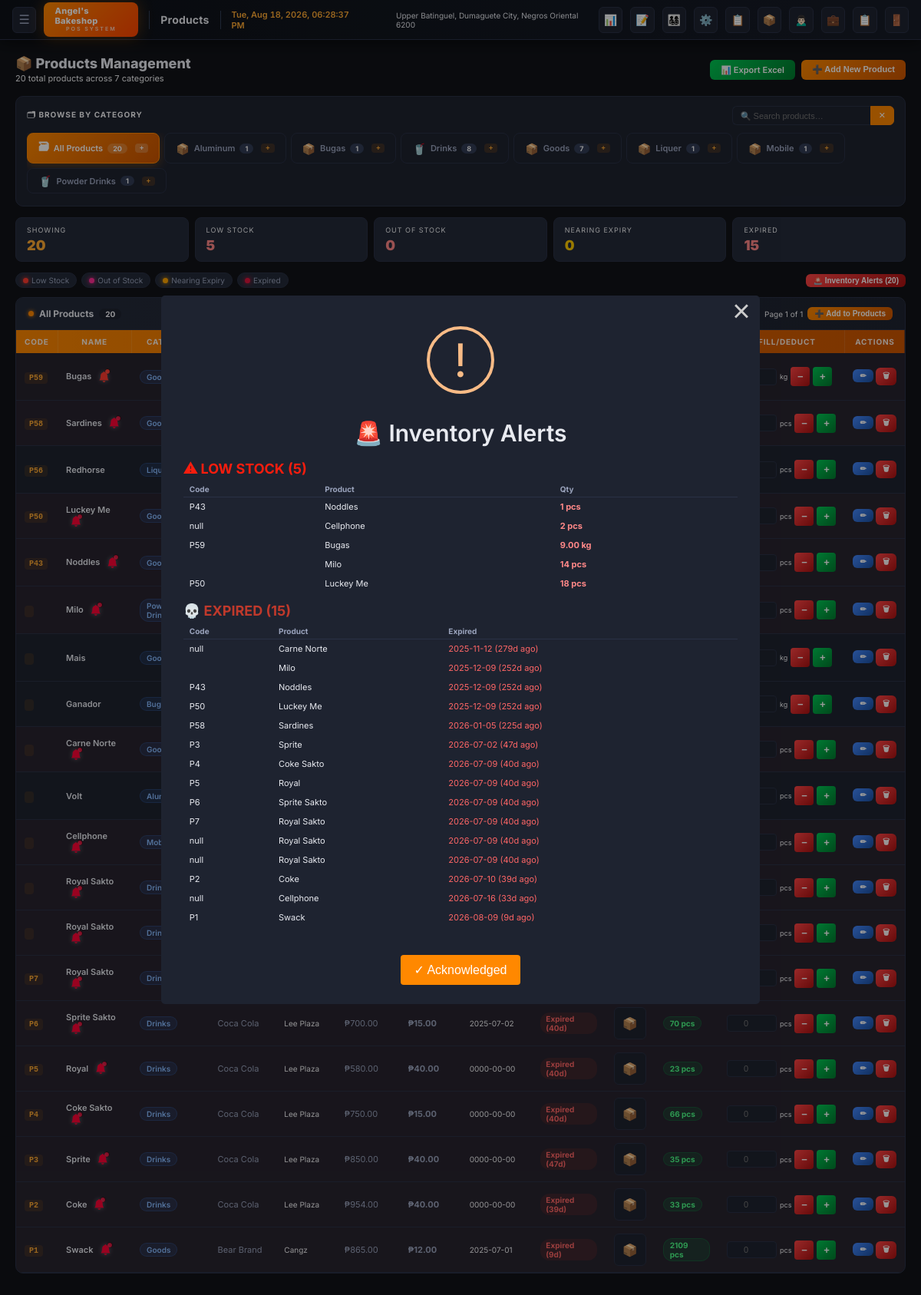
Page /product/product.php (signed in) on the earlier database version.
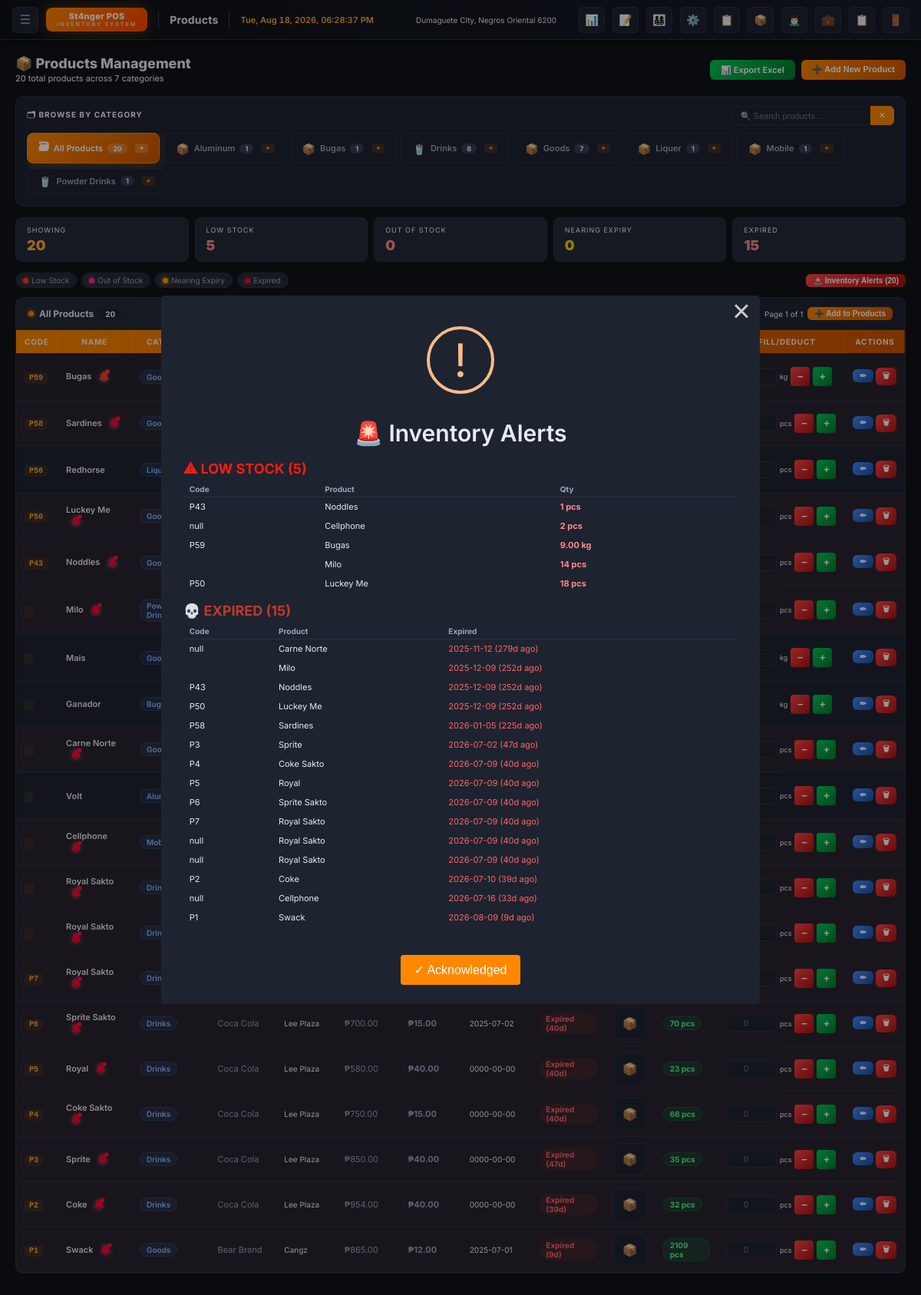
Same page on the later database version.
### tables this page shows
CREATE TABLE `products` (
  `id` int(11) NOT NULL,
  `code` varchar(100) DEFAULT NULL,
  `name` varchar(255) DEFAULT NULL,
  `category` varchar(100) DEFAULT NULL,
  `price` decimal(10,2) DEFAULT NULL,
  `brand` varchar(100) DEFAULT NULL,
  `seller_store` varchar(100) DEFAULT NULL,
  `expiry_date` varchar(10) DEFAULT NULL,
  `purchase_date` date DEFAULT NULL,
  `pieces` int(11) DEFAULT 0,
  `kg` decimal(10,2) DEFAULT NULL,
  `measurement_type` varchar(50) DEFAULT NULL,
  `purchase_price` decimal(10,2) DEFAULT NULL,
  `image_path` varchar(255) DEFAULT NULL,
  `date_added` datetime DEFAULT current_timestamp()
);

### product/product.php (the view, shortened to what the changed rows need)
<?php
$pageTitle = 'Products';
require_once __DIR__ . '/../include/admin_header.php';
$today   = date('Y-m-d');
$page      = max(1,(int)($_GET['page']??1));
$limit     = 20;
$offset    = ($page-1)*$limit;
$whereClause = "";
$result      = $conn->query("SELECT * FROM products $whereClause ORDER BY id DESC LIMIT $limit OFFSET $offset");
?>
<div class="main" id="mainContent">
  <div class="page-hero">
    <div>
      <h2>📦 Products Management</h2>
    </div>
  </div>
  <div class="panel">
    <div style="padding:0;">
      <div class="tbl-wrap">
        <table class="data-tbl" id="productTable">
          <thead>
            <tr>
              <th>Code</th><th>Name</th><th>Category</th><th>Brand</th>
              <th>Seller</th><th>Capital</th><th>Price</th>
              <th>Purchased</th><th>Expiry</th><th>Image</th>
              <th>Stock</th><th>Refill/Deduct</th><th>Actions</th>
            </tr>
          </thead>
          <tbody>
          <?php $result->data_seek(0); while($row=$result->fetch_assoc()):
            $curQty = ($row['measurement_type']==='kg') ? (float)$row['kg'] : (int)$row['pieces'];
            $unit   = ($row['measurement_type']==='kg') ? 'kg' : 'pcs';
            $lowThr = ($row['measurement_type']==='kg') ? 20.0 : 20;
            $isOOS  = $curQty == 0;
            $isLow  = !$isOOS && $curQty <= $lowThr;
            $t3m    = date('Y-m-d',strtotime('+3 months'));
            $hasExp = !empty($row['expiry_date']) && !in_array($row['expiry_date'],['N/A','0000-00-00']);
            $isExpd = $hasExp && $row['expiry_date'] < $today;
            $isNear = $hasExp && !$isExpd && $row['expiry_date'] <= $t3m;
            $dLeft  = $hasExp ? floor((strtotime($row['expiry_date'])-strtotime($today))/(3600*24)) : null;
            $rowClass='';
            if($isExpd)     $rowClass='row-expired';
            elseif($isOOS)  $rowClass='row-oos';
            elseif($isLow)  $rowClass='row-low';
            elseif($isNear) $rowClass='row-nearing';
            $bellClass=''; $bellTip='';
            if($isOOS)            { $bellClass='oos'; $bellTip='OUT OF STOCK'; }
            elseif($isExpd)       { $bellClass='exd'; $bellTip='EXPIRED '.abs($dLeft).'d ago'; }
            elseif($isLow&&$isNear){ $bellClass='both';$bellTip='Low stock + Nearing expiry';}
            elseif($isLow)        { $bellClass='ls';  $bellTip='Low: '.$curQty.' '.$unit.' left';}
            elseif($isNear)       { $bellClass='exp'; $bellTip='Expires in '.$dLeft.'d';}
            $qtyClass = $isOOS ? 'qty-oos' : ($isLow ? 'qty-low' : 'qty-ok');
            if(!$hasExp)           { $expText='N/A';       $expClass=''; }
            elseif($isExpd)        { $expText='Expired ('.abs($dLeft).'d)'; $expClass='exp-dead';}
            elseif($dLeft!==null && $dLeft<=7)  { $expText=date('M j,Y',strtotime($row['expiry_date'])).' ('.$dLeft.'d)'; $expClass='exp-crit';}
            elseif($isNear)        { $expText=date('M j,Y',strtotime($row['expiry_date'])).' ('.$dLeft.'d)'; $expClass='exp-warn';}
            else                   { $expText=date('M j,Y',strtotime($row['expiry_date']));$expClass='exp-ok';}
            $catDisplay = htmlspecialchars($row['category'] ?: '—');
            $catLink    = $row['category'] ? 'product.php?cat='.urlencode($row['category']) : '#';
          ?>
          <tr class="<?= $rowClass ?>">
            <td><span class="td-code"><?= htmlspecialchars($row['code']) ?></span></td>
            <td>
              <span class="td-name"><?= htmlspecialchars($row['name']) ?></span>
              <?php if($bellClass): ?>
              <span class="bell-wrap <?= $bellClass ?>">
                <i class="bi bi-bell-fill"></i>
              </span>
              <?php endif; ?>
            </td>
            <td>
              <a href="<?= $catLink ?>" class="cat-chip"><?= $catDisplay ?></a>
            </td>
            <td style="color:var(--text2);"><?= htmlspecialchars($row['brand']) ?></td>
            <td style="color:var(--text3);font-size:10px;"><?= htmlspecialchars($row['seller_store']) ?></td>
            <td class="td-cap">₱<?= number_format($row['purchase_price'],2) ?></td>
            <td class="td-price">₱<?= number_format($row['price'],2) ?></td>
            <td style="color:var(--text3);font-size:10px;white-space:nowrap;"><?= htmlspecialchars($row['purchase_date']) ?></td>
            <td>
              <?php if($expClass): ?>
                <span class="exp-badge <?= $expClass ?>"><?= $expText ?></span>
              <?php else: ?>
                <span style="color:var(--text3);">N/A</span>
              <?php endif; ?>
            </td>
            <td>
              <?php if(!empty($row['image_path'])&&file_exists($row['image_path'])): ?>
                <img src="<?= htmlspecialchars($row['image_path']) ?>" class="prod-img" alt="">
              <?php else: ?>
                <div class="prod-img-ph">📦</div>
              <?php endif; ?>
            </td>
            <td>
              <span class="qty-badge <?= $qtyClass ?>">
                <?= ($row['measurement_type']==='kg')?number_format($curQty,2):$curQty ?> <?= $unit ?>
              </span>
            </td>
            <td>
              <form action="refill_product.php" method="POST" class="refill-form">
                <?php if($row['measurement_type']==='kg'): ?>
                  <input type="number" name="kg" placeholder="0.00" min="0.01" step="0.01" class="refill-inp" required>
                  <span style="font-size:9px;color:var(--text3);">kg</span>
                <?php else: ?>
                  <input type="number" name="pieces" placeholder="0" min="1" class="refill-inp" required>
                  <span style="font-size:9px;color:var(--text3);">pcs</span>
                <?php endif; ?>
                <button type="submit" name="action" value="decrease" class="rf-btn rf-dec" title="Decrease">−</button>
                <button type="submit" name="action" value="increase" class="rf-btn rf-inc" title="Add">+</button>
              </form>
            </td>
            <td style="white-space:nowrap;">
              <button class="btn btn-blue btn-sm" onclick="openEditModal(<?= $row['id'] ?>)">✏</button>
              <button class="btn btn-red btn-sm"  onclick="confirmDelete(<?= $row['id'] ?>)">🗑</button>
            </td>
          </tr>
          <?php endwhile; ?>
          </tbody>
        </table>
      </div>
    </div>
  </div>
</div>
<?php require_once __DIR__ . '/../include/admin_footer.php'; ?>
</body>
</html>

### include/admin_header.php (shortened to what the changed rows need)
<?php
require_once __DIR__ . '/../dbconn.php';
$systemSettings = [];
$result = $conn->query("SELECT setting_key, setting_value FROM system_settings");
while ($row = $result->fetch_assoc()) {
    $systemSettings[$row['setting_key']] = $row['setting_value'];
}
$businessName = $systemSettings['business_name'] ?? 'St4nger POS';
$businessSubtitle = $systemSettings['business_subtitle'] ?? 'POS SYSTEM';
$businessAddress = $systemSettings['business_address'] ?? 'Dumaguete City, Negros Oriental 6200';
$pageTitle = $pageTitle ?? 'Dashboard';
?>
<!DOCTYPE html>
<html lang="en">
<head>
<link rel="stylesheet" href="../css/bootstrap-icons.css">
</head>
<body>
<div class="top-bar">
  <button class="menu-btn" id="menuBtn" onclick="toggleSidebar()">☰</button>
  <div class="logo-pill">
    <span class="lp-name"><?= htmlspecialchars($businessName) ?></span>
    <span class="lp-sub"><?= htmlspecialchars($businessSubtitle) ?></span>
  </div>
  <span class="tb-title" id="topBarTitle"><?= htmlspecialchars($pageTitle) ?></span>
  <span class="tb-clock" id="currentTime"></span>
  <div style="font-size:10px; margin-left:45px;"><?= htmlspecialchars($businessAddress) ?></div>
  <a class="tb-icon" href="../dashboard.php" title="Sales Inventory">📊</a>
  <a class="tb-icon" href="record/record.php" title="Sales Inventory">📝</a>
  <a class="tb-icon" href="admin/user.php" title="User Management">👨‍👩‍👧‍👦</a>
  <a class="tb-icon" href="admin/settings.php" title="Settings">⚙️</a>
  <a class="tb-icon" href="product/product.php" title="Manage Products">📋</a>
  <a class="tb-icon" href="product/item_reserve.php" title="Reserve Items">📦</a>
  <a class="tb-icon" href="admin/prof.php" title="Profile">🙍🏻‍♂️
  </a>
  <a class="tb-icon" href="product/bread.php" title="Manage Breads">💼</a>
  <a class="tb-icon" href="admin/bleft.php" title="Bread Left">📋</a>
  <a class="tb-icon" href="record/logout.php" title="Logout">🚪</a>
</div>

Differences in the rows shown:
changed products "Coke": pieces "33" → "32"
Other differences:
$businessName: "Angel's Bakeshop" → "St4nger POS"
$businessSubtitle: "POS SYSTEM" → "INVENTORY SYSTEM"
$businessAddress: "Upper Batinguel, Dumaguete City, Negros Oriental 6200" → "Dumaguete City, Negros Oriental 6200"
